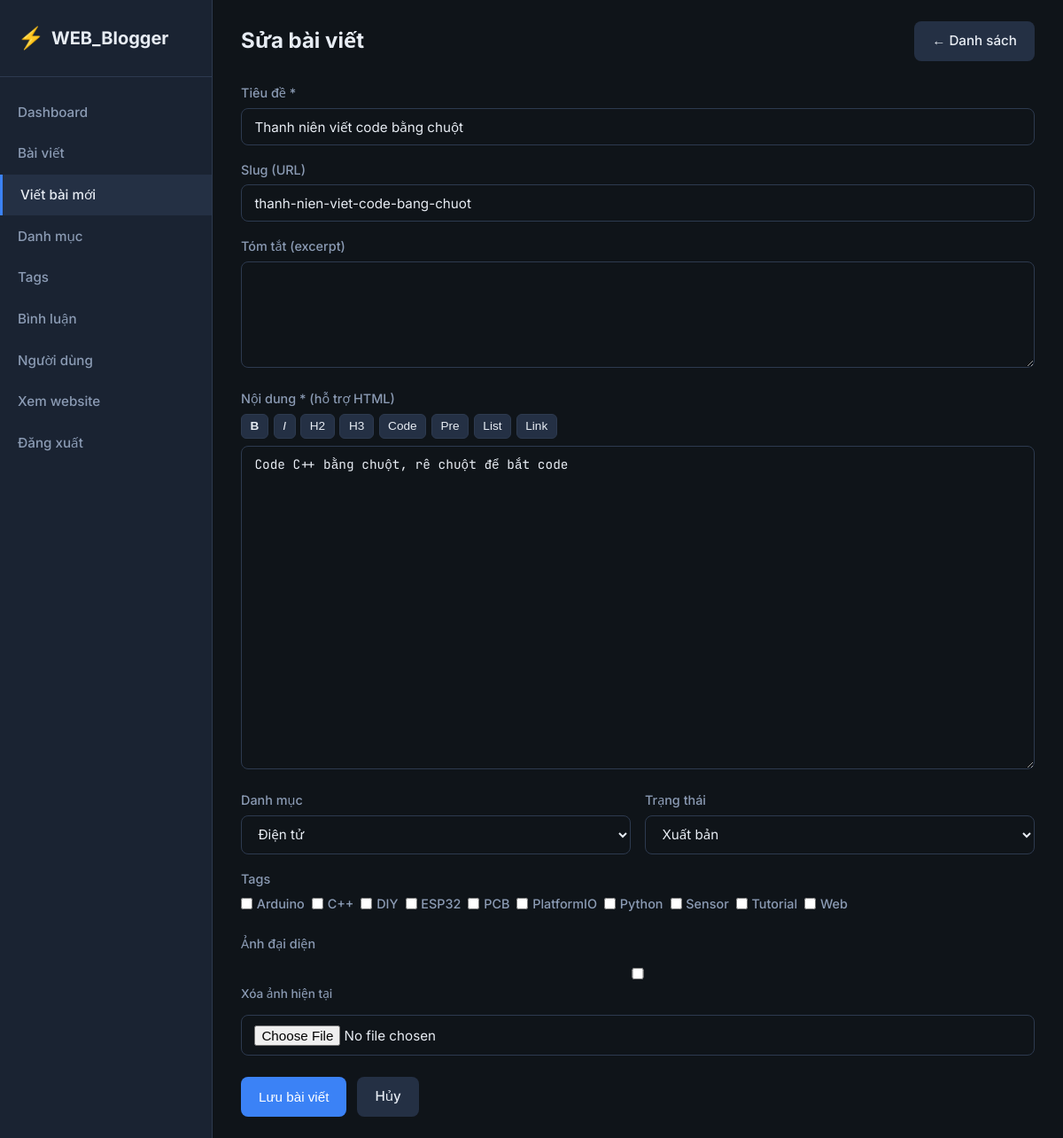
The page /admin/post-edit.php?id=5 (signed in) on the database its author committed.
### tables this page shows
CREATE TABLE posts (
            id INTEGER PRIMARY KEY AUTOINCREMENT,
            title TEXT NOT NULL,
            slug TEXT NOT NULL UNIQUE,
            content TEXT NOT NULL,
            excerpt TEXT,
            featured_image TEXT,
            category_id INTEGER,
            author_id INTEGER NOT NULL,
            status TEXT DEFAULT 'published',
            views INTEGER DEFAULT 0,
            created_at DATETIME DEFAULT CURRENT_TIMESTAMP,
            updated_at DATETIME DEFAULT CURRENT_TIMESTAMP,
            FOREIGN KEY (category_id) REFERENCES categories(id) ON DELETE SET NULL,
            FOREIGN KEY (author_id) REFERENCES users(id) ON DELETE CASCADE
        );

CREATE TABLE categories (
            id INTEGER PRIMARY KEY AUTOINCREMENT,
            name TEXT NOT NULL UNIQUE,
            slug TEXT NOT NULL UNIQUE,
            description TEXT,
            created_at DATETIME DEFAULT CURRENT_TIMESTAMP
        );

CREATE TABLE tags (
            id INTEGER PRIMARY KEY AUTOINCREMENT,
            name TEXT NOT NULL UNIQUE,
            slug TEXT NOT NULL UNIQUE,
            created_at DATETIME DEFAULT CURRENT_TIMESTAMP
        );

### includes/db.php (called while the page is built, shortened)
<?php
function e(?string $str): string {
    return htmlspecialchars($str ?? '', ENT_QUOTES, 'UTF-8');
}

### admin/post-edit.php (the view, shortened to what this page needs)
<?php
$db = getDB();
$id = isset($_GET['id']) ? (int)$_GET['id'] : 0;
$post = null;
$postTagIds = [];
if ($id) {
    $stmt = $db->prepare("SELECT * FROM posts WHERE id = ?");
    $stmt->execute([$id]);
    $post = $stmt->fetch();
    $tags = $db->prepare("SELECT tag_id FROM post_tags WHERE post_id = ?");
    $tags->execute([$id]);
    $postTagIds = array_column($tags->fetchAll(), 'tag_id');
}
$categories = $db->query("SELECT id, name FROM categories ORDER BY name")->fetchAll();
$allTags = $db->query("SELECT id, name FROM tags ORDER BY name")->fetchAll();
?>
<!DOCTYPE html>
<html lang="vi">
<head>
    <link rel="stylesheet" href="../assets/css/style.css">
</head>
<body>
<div class="admin-layout">
    <aside class="admin-sidebar">
        <div class="logo">
            <span class="logo-icon">⚡</span>
            <span class="logo-text"><?= e(SITE_NAME) ?></span>
        </div>
        <nav class="admin-nav">
            <a href="index.php">Dashboard</a>
            <a href="posts.php">Bài viết</a>
            <a href="post-edit.php" class="active">Viết bài mới</a>
            <a href="categories.php">Danh mục</a>
            <a href="tags.php">Tags</a>
            <a href="comments.php">Bình luận</a>
            <a href="users.php">Người dùng</a>
            <a href="../" target="_blank">Xem website</a>
            <a href="logout.php">Đăng xuất</a>
        </nav>
    </aside>
    <div class="admin-content">
        <div class="admin-header">
            <h1><?= $id ? 'Sửa bài viết' : 'Viết bài mới' ?></h1>
            <a href="posts.php" class="btn btn-secondary">← Danh sách</a>
        </div>
        <form method="post" enctype="multipart/form-data" style="max-width:900px">
            <div class="form-group">
                <label for="title">Tiêu đề *</label>
                <input type="text" id="title" name="title" required value="<?= e($post['title'] ?? '') ?>">
            </div>
            <div class="form-group">
                <label for="slug">Slug (URL)</label>
                <input type="text" id="slug" name="slug" value="<?= e($post['slug'] ?? '') ?>" placeholder="Tự động tạo từ tiêu đề">
            </div>
            <div class="form-group">
                <label for="excerpt">Tóm tắt (excerpt)</label>
                <textarea id="excerpt" name="excerpt" rows="2"><?= e($post['excerpt'] ?? '') ?></textarea>
            </div>
            <div class="form-group">
                <label for="content">Nội dung * (hỗ trợ HTML)</label>
                <div class="editor-toolbar">
                    <button type="button" onclick="wrapTag('b')"><b>B</b></button>
                    <button type="button" onclick="wrapTag('i')"><i>I</i></button>
                    <button type="button" onclick="wrapTag('h2')">H2</button>
                    <button type="button" onclick="wrapTag('h3')">H3</button>
                    <button type="button" onclick="wrapTag('code')">Code</button>
                    <button type="button" onclick="wrapTag('pre')">Pre</button>
                    <button type="button" onclick="insertList()">List</button>
                    <button type="button" onclick="insertLink()">Link</button>
                </div>
                <textarea id="content" name="content" required rows="18" style="font-family:var(--mono);font-size:0.9rem"><?= e($post['content'] ?? '') ?></textarea>
            </div>
            <div class="form-row">
                <div class="form-group">
                    <label for="category_id">Danh mục</label>
                    <select id="category_id" name="category_id">
                        <?php foreach ($categories as $c): ?>
                        <option value="<?= $c['id'] ?>" <?= ($post['category_id'] ?? '') == $c['id'] ? 'selected' : '' ?>><?= e($c['name']) ?></option>
                        <?php endforeach; ?>
                    </select>
                </div>
                <div class="form-group">
                    <label for="status">Trạng thái</label>
                    <select id="status" name="status">
                        <option value="published" <?= ($post['status'] ?? 'published') === 'published' ? 'selected' : '' ?>>Xuất bản</option>
                    </select>
                </div>
            </div>
            <div class="form-group">
                <label>Tags</label>
                <div style="display:flex;flex-wrap:wrap;gap:0.5rem;margin-top:0.35rem">
                    <?php foreach ($allTags as $t): ?>
                    <label style="display:flex;align-items:center;gap:0.3rem;cursor:pointer;font-size:0.9rem">
                        <input type="checkbox" name="tags[]" value="<?= $t['id'] ?>" <?= in_array($t['id'], $postTagIds) ? 'checked' : '' ?>>
                        <?= e($t['name']) ?>
                    </label>
                    <?php endforeach; ?>
                </div>
            </div>
            <div class="form-group">
                <label for="featured_image">Ảnh đại diện</label>
                <?php if (!empty($post['featured_image'])): ?>
                <div style="margin-bottom:0.75rem">
                    <label style="display:block;margin-top:0.5rem;font-size:0.85rem">
                        <input type="checkbox" name="remove_image" value="1"> Xóa ảnh hiện tại
                    </label>
                </div>
                <?php endif; ?>
                <input type="file" id="featured_image" name="featured_image" accept="image/*">
            </div>
            <div style="display:flex;gap:0.75rem;margin-top:1.5rem">
                <button type="submit" class="btn">Lưu bài viết</button>
                <a href="posts.php" class="btn btn-secondary">Hủy</a>
            </div>
        </form>
    </div>
</div>
</body>
</html>

### assets/css/style.css (style rules this page uses)
:root { --bg: #0f1419; --bg-card: #1a2332; --bg-hover: #243044; --border: #2d3a4f; --text: #e7ecf3; --text-muted: #8b9bb4; --primary: #3b82f6; --primary-hover: #2563eb; --accent: #22d3ee; --success: #22c55e; --danger: #ef4444; --warning: #f59e0b; --radius: 12px; --shadow: 0 4px 24px rgba(0,0,0,0.35); --font: 'Inter', system-ui, sans-serif; --mono: 'JetBrains Mono', monospace; }
*, *::before, *::after { box-sizing: border-box; margin: 0; padding: 0; }
html { scroll-behavior: smooth; }
body { font-family: var(--font); background: var(--bg); color: var(--text); line-height: 1.6; min-height: 100vh; display: flex; flex-direction: column; }
a { color: var(--accent); text-decoration: none; transition: color 0.2s; }
.logo { display: flex; align-items: center; gap: 0.5rem; font-weight: 700; font-size: 1.25rem; color: var(--text); }
.logo-icon { font-size: 1.5rem; }
.form-group { margin-bottom: 1rem; }
.form-group label { display: block; margin-bottom: 0.35rem; font-size: 0.9rem; font-weight: 500; color: var(--text-muted); }
.form-group input, .form-group textarea, .form-group select { width: 100%; padding: 0.65rem 0.9rem; background: var(--bg); border: 1px solid var(--border); border-radius: 8px; color: var(--text); font-family: inherit; font-size: 0.95rem; outline: none; }
.form-group textarea { min-height: 120px; resize: vertical; }
.form-row { display: grid; grid-template-columns: 1fr 1fr; gap: 1rem; }
.btn { display: inline-flex; align-items: center; justify-content: center; gap: 0.4rem; padding: 0.65rem 1.25rem; background: var(--primary); color: #fff; border: none; border-radius: 8px; font-weight: 500; font-size: 0.95rem; cursor: pointer; transition: background 0.2s; }
.btn-secondary { background: var(--bg-hover); color: var(--text); }
.admin-layout { display: flex; min-height: 100vh; }
.admin-sidebar { width: 240px; background: var(--bg-card); border-right: 1px solid var(--border); padding: 1.5rem 0; flex-shrink: 0; }
.admin-sidebar .logo { padding: 0 1.25rem 1.5rem; border-bottom: 1px solid var(--border); margin-bottom: 1rem; }
.admin-nav a { display: flex; align-items: center; gap: 0.6rem; padding: 0.7rem 1.25rem; color: var(--text-muted); font-weight: 500; font-size: 0.95rem; }
.admin-nav a:hover, .admin-nav a.active { background: var(--bg-hover); color: var(--text); }
.admin-nav a.active { border-left: 3px solid var(--primary); }
.admin-content { flex: 1; padding: 1.5rem 2rem; overflow-x: auto; }
.admin-header { display: flex; justify-content: space-between; align-items: center; margin-bottom: 1.5rem; }
.admin-header h1 { font-size: 1.5rem; font-weight: 700; }
.editor-toolbar { display: flex; flex-wrap: wrap; gap: 0.35rem; margin-bottom: 0.5rem; }
.editor-toolbar button { background: var(--bg-hover); border: 1px solid var(--border); color: var(--text); padding: 0.35rem 0.6rem; border-radius: 6px; cursor: pointer; font-size: 0.85rem; }

### rows shown on the page
posts: title "Thanh niên viết code bằng chuột", slug "thanh-nien-viet-code-bang-chuot", content "Code C++ bằng chuột, rê chuột để bắt code", category_id "Điện tử", status "Xuất bản"
tags: name "Arduino"
tags: name "C++"
tags: name "DIY"
tags: name "ESP32"
tags: name "PCB"
tags: name "PlatformIO"
tags: name "Python"
tags: name "Sensor"
tags: name "Tutorial"
tags: name "Web"

### other values the page prints
SITE_NAME "WEB_Blogger"
